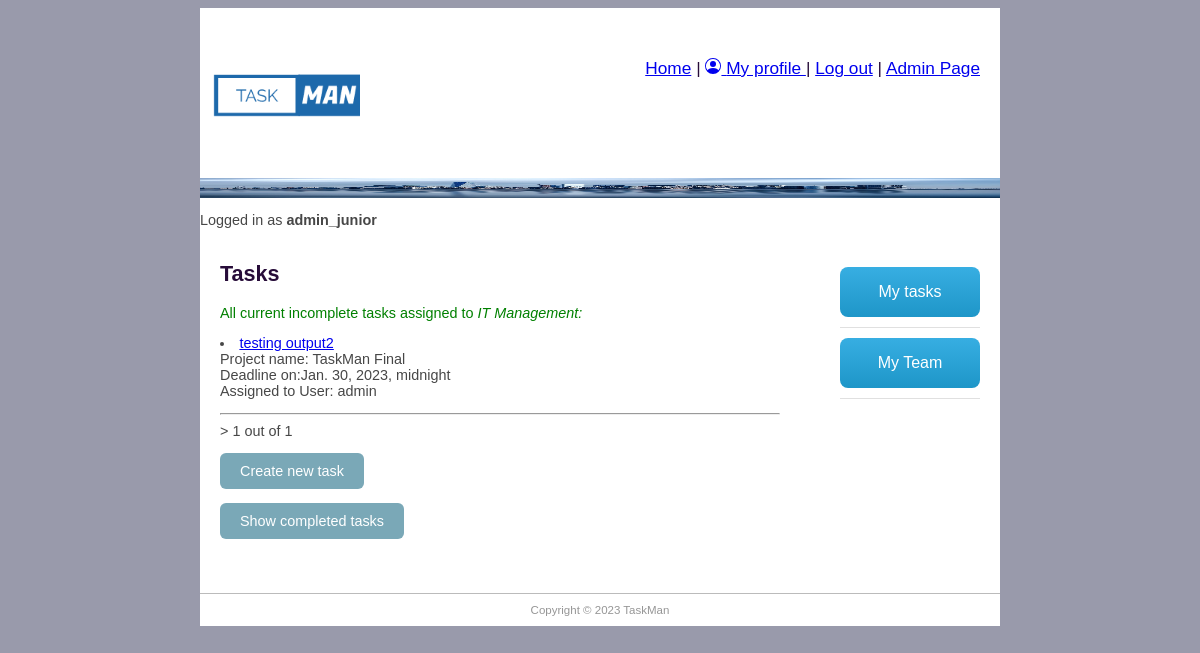
The app's page /taskman/alltasks/ (signed in) with its own data.
### taskman/models.py (models this page shows, shortened)
class Employee(models.Model):
    user = models.OneToOneField(User, on_delete=models.CASCADE)
    group_id = models.ForeignKey(Group, help_text='Assign to a team', on_delete=models.SET_NULL, null=True, blank=True)
    photo = models.ImageField(default='default.png', upload_to='profile_pics')
    team_role = models.ForeignKey(TeamRole, help_text='Assign a position', on_delete=models.SET_NULL, null=True, blank=True)
    task_number = models.IntegerField('Number of tasks assigned', default=0)

class TaskInstance(models.Model):
    project_id = models.ForeignKey('Project', help_text='Assign to a task', on_delete=models.SET_NULL, null=True, blank=True)
    job_title = models.CharField('Task title', max_length=200, help_text='Enter Task role', null=True, blank=True)
    description = models.TextField('Description', max_length=2000, help_text='Enter task description', null=True, blank=True)
    enddate = models.DateTimeField('Requested finish date', null=True, blank=True)
    completed_on = models.BooleanField('Completed', default=False)
    assign_employees = models.ForeignKey(Employee, help_text='Select employees to task', on_delete=models.CASCADE)

class Project(models.Model):
    title = models.CharField('Project title', max_length=100, help_text='Enter project title')
    description = models.TextField('Description', max_length=2000, help_text='Enter project description')
    group_id = models.ForeignKey(Group, help_text='Assign to a team', blank=True, on_delete=models.SET_NULL, null=True)
    employee_req = models.IntegerField('Number of employees expected. Min:1', default=0, validators=[MinValueValidator(1)])
    enddate = models.DateTimeField('Requested finish date', null=True, blank=True)
    created_on = models.DateTimeField(editable=False, auto_now_add=True)
    updated_on = models.DateTimeField(editable=False, auto_now_add=True)
    completed_on = models.BooleanField('Completed', default=False)

### taskman/views.py (the view)
# urls.py: path('alltasks/', views.AllTaskListView.as_view(), name='all_tasks'),
class AllTaskListView(LoginRequiredMixin, generic.ListView):
    model = TaskInstance
    paginate_by = 5
    template_name = 'all_tasks.html'
    def get_context_data(self, **kwargs):
        context = super().get_context_data(**kwargs)
        current_employee = Employee.objects.get(user=self.request.user)
        context['current_employee'] = current_employee
        return context
    def get_queryset(self):
        current_employee = Employee.objects.get(user=self.request.user)
        task_list = TaskInstance.objects.filter(project_id__group_id__id=current_employee.group_id.id).filter \
            (project_id__completed_on=False).filter(completed_on=False)
        return task_list

### taskman/templates/all_tasks.html (shortened to what this page needs)
{% extends "base.html" %}
{% block content %}
<h1>Tasks</h1>
<p style="color:green">All current incomplete tasks assigned to <em>{{current_employee.group_id}}:</em> </p>
{% for tasks_obj in taskinstance_list %}
<li> <a href="{% url 'task-detail' tasks_obj.id %}">{{tasks_obj.job_title}}</a> <br>Project name: {{tasks_obj.project_id.title}}
    <br> Deadline on:{{tasks_obj.enddate}} <br>Assigned to User: {{tasks_obj.assign_employees.user.username}}</li>
{% endfor %}
<hr>
<div class="pagination"><span class="step-links">>
        <span class="current">
            {{ page_obj.number }} out of {{ page_obj.paginator.num_pages }}</span>
    </span></div>
<a class="button-cool" href="{% url 'task-new' %}">Create new task</a>
<a class="button-cool" href="{% url 'all_tasks_c' %}">Show completed tasks</a>
{% endblock %}

### taskman/templates/base.html (shortened to what this page needs)
{% load static %}
<!doctype html>
<html>
  <head>
    <link href="{% static 'css/main.css' %}" rel="stylesheet" type="text/css">
  </head>
  <body>
    <div id="wrapper">
    <header id="header">
      <div id="logo"><img src="{% static 'css/logo.png' %}" alt="" width="150" height="150"/></div>
      <div id="top_menu"><a href="/">Home</a> |
        {% if user.is_authenticated%}
            <a href="{% url 'employee-page' %}">
                My profile
            </a>
              | <a href="{% url 'logout' %}">Log out</a>
            {% else%}
            <a href="{% url 'login' %}">Login</a>
        {% endif %}
          | <a href="{% url 'admin:index' %}">Admin Page</a>
        </div>
      <div id="topbanner"><img src="{% static 'css/pexels-pixabay-290595.jpg' %}" alt="" width="800" height="20"/></div>
        <p>Logged in as <strong>{{user.username}}</strong></p>
    </header>
      <aside id="rightsidebar">
      <nav id="nav">
        {% if user.is_authenticated%}
          <ul>
            <li><a href="{% url 'tasks_name' %}" class="button-43">My tasks</a></li>
            <li><a href="{% url 'my-team' %}" class="button-43">My Team</a></li>
          </ul>
        {% endif %}
      </nav>
    </aside>
    <section id="main">
      {% block content %}{% endblock content %}
    </section>
    <footer id="footer">Copyright &copy;
       TaskMan
    </footer>
    </div>
  </body>
</html>

### taskman/static/css/main.css (style rules this page uses)
#header { border-style: none; width: 800px; height: auto; }
#wrapper { margin-top: 0px; margin-left: auto; margin-right: auto; background-color: #FFFFFF; width: 800px; }
body { background-color: #999AAB; font-family: "Trebuchet MS", Helvetica, sans-serif; font-size: 0.9em; text-align: justify; color: #474747; }
h1 { color: #270c39; }
#footer { text-align: center; font-size: 0.8em; padding-top: 10px; padding-bottom: 10px; background-color: #FFFFFF; border-top: thin solid #BBBBBB; clear: both; color: #969696; }
#nav li { padding-top: 10px; padding-bottom: 10px; font-size: 1em; list-style-type: none; border-bottom: thin solid #e0e0e0; color: #1e9d36; left: 0px; list-style-position: inside; }
#nav li a { text-decoration: none; }
#rightsidebar { width: 180px; height: 350px; float: right; padding-right: 20px; }
#main { width: 560px; float: left; margin: 0 10px 50px 20px; padding-right: 10px; }
#logo { padding: 10px; float: left; }
#top_menu { float: right; padding: 50px 20px 0px 0px; font-size: 1.2em; color: #270c39; }
.button-43 { background-image: linear-gradient(-180deg, #37AEE2 0%, #1E96C8 100%); border-radius: .5rem; box-sizing: border-box; color: #FFFFFF; display: flex; font-size: 16px; justify-content: center; padding: 1rem 1.75rem; text-decoration: none; width: 100%; border: 0; cursor: pointer; user-select: none; -webkit-user-select: none; touch-action: manipulation; }
@media (min-width: 768px) { .button-43 { padding: 1rem 2rem; } }
.button-cool { display: inline-block; padding: 10px 20px; text-align: center; text-decoration: none; color: #ffffff; background-color: #7aa8b7; border-radius: 6px; outline: none; }

### taskman/templates/all_tasks.html (style rules this page uses)
.button-cool { display: inline-block; padding: 10px 20px; text-align: center; text-decoration: none; color: #ffffff; background-color: #7aa8b7; border-radius: 6px; outline: none; }

### records on screen
Employee: group_id "IT Management"
TaskInstance: job_title "testing output2", project_id "TaskMan Final", enddate "Jan. 30, 2023, midnight", assign_employees.user.username "admin"

### other values on screen
{{ user.username }} "admin_junior"
{{ page_obj.number }} "1"
{{ page_obj.paginator.num_pages }} "1"
